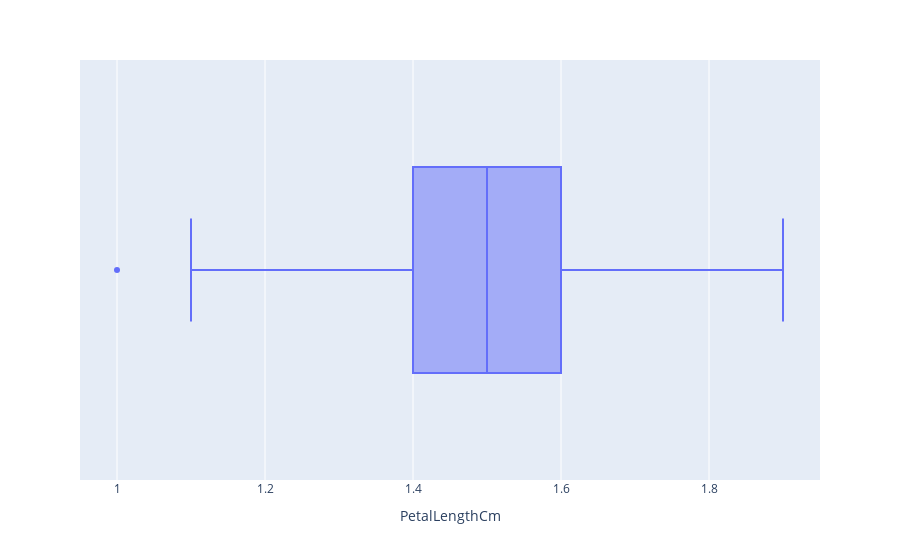

This figure's notebook cell:
### Code cell
import plotly.express as px
fig = px.box(df1,x="PetalLengthCm")
fig.show()

### Figure 1 — Plotly figure (JSON) as saved in the notebook; plotly's stock layout.template omitted (floating-point values rounded to 4 significant figures)
{"data": [{"alignmentgroup": "True", "hovertemplate": "PetalLengthCm=%{x}<extra></extra>", "legendgroup": "", "marker": {"color": "#636efa"}, "name": "", "notched": false, "offsetgroup": "", "orientation": "h", "showlegend": false, "type": "box", "x": [1.4, 1.4, 1.3, 1.5, 1.4, 1.7, 1.4, 1.5, 1.4, 1.5, 1.5, 1.6, 1.4, 1.1, 1.2, 1.5, 1.3, 1.4, 1.7, 1.5, 1.7, 1.5, 1, 1.7, 1.9, 1.6, 1.6, 1.5, 1.4, 1.6, 1.6, 1.5, 1.5, 1.4, 1.5, 1.2, 1.3, 1.5, 1.3, 1.5, 1.3, 1.3, 1.3, 1.6, 1.9, 1.4, 1.6, 1.4, 1.5, 1.4], "x0": " ", "xaxis": "x", "y0": " ", "yaxis": "y"}], "layout": {"boxmode": "group", "legend": {"tracegroupgap": 0}, "margin": {"t": 60}, "xaxis": {"anchor": "y", "domain": [0, 1], "title": {"text": "PetalLengthCm"}}, "yaxis": {"anchor": "x", "domain": [0, 1]}}}
